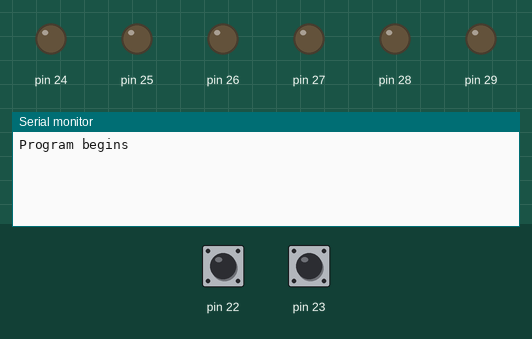
This sketch was run on a simulated Arduino Mega 2560, built with avr-gcc and run on an emulated ATmega2560. Shown: output pins drawn as LEDs (lit = HIGH), the last lines printed to the serial monitor. Inputs (shaded band) come from the test bench; at power-on: pin 22 HIGH, pin 23 HIGH.

Above: at 1.2 s.
1.3 s: pin 22 pulled LOW for 0.15 s
At 2.5 s:
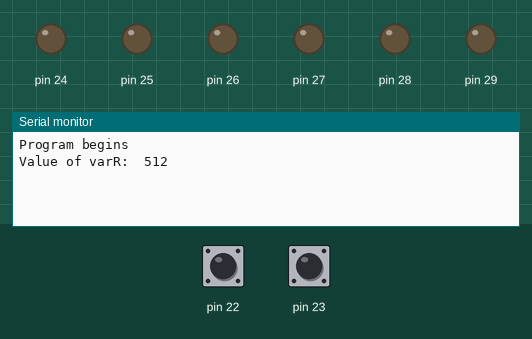
2.9 s: pin 23 pulled LOW for 0.15 s
At 4.0 s:
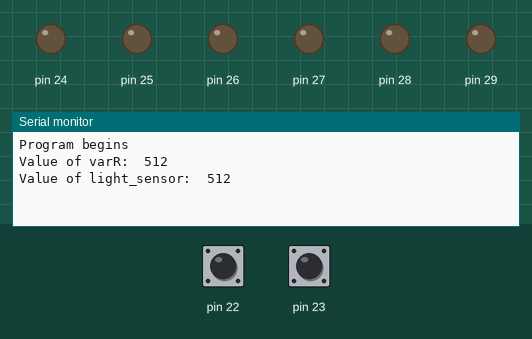

The sketch:

advance-sensor-reading.ino
```cpp
#include "adc_setup.h"

#define varResister 1
#define lightSensor 2

unsigned int sensorValue;
unsigned int adcChannel;
char dataBuffer[30];
bool varBtnPress, lightBtnPress;

void adcStartConversion(unsigned int adcChannel)
{
    if (adcChangeChannel(adcChannel))
    {
        if ((ADCSRA & 0x40) == 0)
        {
            ADCSRA |= 0x40;
        }
        else
        {
            Serial.println("Err: ADC change channel");
        }
    }
}

void setup()
{
    PORTA |= 0x3;
    DDRA = 0xFC;
    sensorValue = 0;
    varBtnPress = lightBtnPress = false;
    adcChannel = 0;
    adcSetup(adcChannel);

    Serial.begin(38400); // start Serial port
    Serial.println("Program begins");
}

void loop()
{
    if (varBtnPress == false)
    {
        if ((PINA & 0x1) == 0)
        {
            varBtnPress = true;
            delay(10);
            adcChannel = varResister;
            adcStartConversion(adcChannel);
        }
    }
    else
    {
        if ((PINA & 0x1) != 0)
        {
            varBtnPress = false;
            delay(10);
        }
    }

    if (lightBtnPress == false)
    {
        if ((PINA & 0x2) == 0)
        {
            lightBtnPress = true;
            delay(10);
            adcChannel = lightSensor;
            adcStartConversion(adcChannel);
        }
    }
    else
    {
        if ((PINA & 0x2) != 0)
        {
            lightBtnPress = false;
            delay(10);
        }
    }

    if ((ADCSRA & 0x10) != 0)
    {
        sensorValue = ADC;
        switch (adcChannel)
        {
        case varResister:
            ADCSRA |= 0x10;
            sprintf(dataBuffer, "Value of varR: %4d\n", sensorValue);
            Serial.print(dataBuffer);
            break;

        case lightSensor:
            ADCSRA |= 0x10;
            sprintf(dataBuffer, "Value of light_sensor: %4d\n", sensorValue);
            Serial.print(dataBuffer);
            break;

        default:
            break;
        }
    }
}
```

adc_setup.cpp
```cpp
#include <avr/io.h>
#include "adc_setup.h"

void adcSetup(unsigned int ch)
{
    ADCSRA = 0x97;
    ADCSRB = 0;
    ADMUX = 0x40;
    if (ch < 8)
    {
        ADMUX |= ch;
    }
    else
    {
        ADCSRB |= 0x8;
        ADMUX |= (ch & 0x7);
    }
}

int adcChangeChannel(unsigned int ch)
{
    int output = 1;
    if (ch > 15)
    {
        output = 0;
    }
    else if (ch < 8)
    {
        ADMUX &= ~(0x1F);
        ADCSRB &= (0x47);
        ADMUX |= ch;
    }
    else
    {
        ADCSRB |= 0x8;
        ADMUX &= ~(0x1F);
        ADMUX |= (ch & 0x7);
    }
    return output;
}
```

adc_setup.h
```cpp
#ifndef _ADC_SETUP_H
#define _ADC_SETUP_H

#ifdef __cplusplus
extern "C"
{
#endif

    void adcSetup(unsigned int ch);
    int adcChangeChannel(unsigned int ch);


#ifdef __cplusplus
} // extern "C"
#endif

#endif
```

Measured:
- after the input at 1.3 s, the serial monitor: prints a new line at once (image 1)
- after the input at 2.9 s, the serial monitor: prints a new line at once (image 2)
